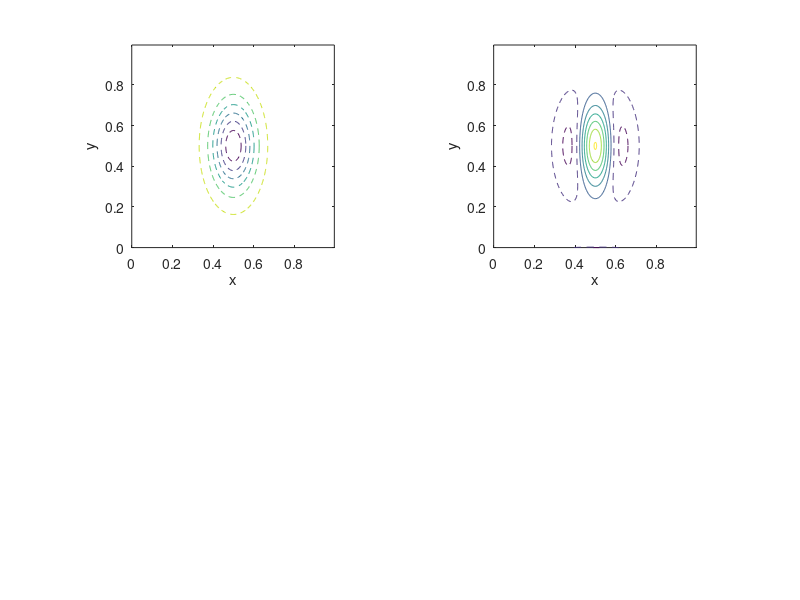

Write MATLAB code to recreate this figure. (Note: this script raises an error after producing the figure.)
% Pseudospectral Fourier code for inviscid incompressible 2D vorticity eqn
% in a doubly periodic domain 0 < x,y < 1, starting at t = 0 with an 
% elliptical vortex. RK4 time-differencing is used. An option to use 4th order
% hyperviscosity is included.
%  http://www.amath.washington.edu/courses/571-winter-2006/matlab.html
%--------------------------------------------------------------------------
  % User-specified parameters
  N = 256;  % Number of Fourier modes in each direction
  dtoverdx = 0.25;  % Timestep specifier. For stability, maintain spectral CFL:
                    % Umax*dt/dx < 0.63 where Umax = max flow velocity.
  tp = 1/2; % Time between contour plots of zeta and psi
  tf = 1/2; % Final integration time
  L = 1; % Domain width in each direction
  damp4 = 2; % Damping coefficient for 4th order hyperviscosity
             %  nu4*del^4*zeta, where nu4 = damp4*dt/kmax^4
	     %  kmax^2 = (pi/dx)^2 + (pi/dy)^2 = max(kx^2+ky^2)
	     %  over wavenumbers resolvable on grid. Keep damp <
             %  2.82 to keep RK4 timestepping stable.
	     

  % Define grid and wavenumbers
  dx = L/N;
  dy = L/N;
  x = (0:(N-1))*dx;
  y = (0:(N-1))*dy;
  [X Y] = meshgrid(x,y);
  k = (2*pi/L)*[0:(N/2-1) (-N/2):-1]; % Wavenumber vector in either x or y
  [KX KY]  = meshgrid(k,k); % Matrix of (x,y) wavenumbers corresponding
                            % to Fourier modes

  dt = dtoverdx*dx;
  kmax4 = ((pi/dx)^2+(pi/dy)^2)^2;
  nu4 = damp4/(kmax4*dt);
			    
  % Specify IC for psi, and calculate corresponding vorticity zeta

  sigma = 0.15;
  psi = -0.25*exp(-(4*(X-0.5).^2 + (Y-0.5).^2)/(2*sigma^2));
  psihat = fft2(psi);
  zeta = real(ifft2(-(KX.^2 + KY.^2).*psihat));

  % Plot IC

  figure(1)

  subplot(2,2,1)
  contour(x,y,psi,-0.26:0.04:-0.02,'--')
  hold on
  contour(x,y,psi, 0.02:0.04:0.26)
  hold off
  xlabel('x')
  ylabel('y')
  axis square

  subplot(2,2,2)
  contour(x,y,zeta, 5:10:95)
  hold on
  contour(x,y,zeta,-95:10:-5,'--')
  hold off
  xlabel('x')
  ylabel('y')
  axis square
  
  % Time march

  np = round(tf/tp); % Number of times to plot
  nt = round(tp/dt); % Number of timesteps between plots

  np*nt

  for ip = 1:np
    for it = 1:nt

      % March forward dzeta/dt = Szeta using RK4
      % Szeta(zeta) = -psi_y*zeta_x + psi_x*zeta_y - nu4*del^4 psi
      %  is found pseudospectrally in a separate Matlab function.

      d1 = dt*Szeta(zeta,k,nu4); 
      d2 = dt*Szeta(zeta + 0.5*d1,k,nu4);
      d3 = dt*Szeta(zeta + 0.5*d2,k,nu4);
      d4 = dt*Szeta(zeta + d3,k,nu4);
      zeta = zeta + (d1 + 2*d2 + 2*d3 + d4)/6; % zeta marched forward dt
    end
    figure(ip+1)
    subplot(2,2,1)

    % Back out and plot psi

    zetahat = fft2(zeta);
    del2 = -(KX.^2 + KY.^2);
    del2(1,1) = 1;  % Set to nonzero to avoid division by zero when inverting
                  % Laplacian to get psi
    psihat = zetahat./del2;
    psi = real(ifft2(psihat));
    contour(x,y,psi,-0.26:0.04:-0.02,'--')
    hold on
    contour(x,y,psi, 0.02:0.04:0.26)
    hold off
    xlabel('x')
    ylabel('y')
    axis square

    % Plot zeta

    subplot(2,2,2)
    contour(x,y,zeta, 5:10:95)
    hold on
    contour(x,y,zeta, -95:10:-5,'--')
    hold off
    xlabel('x')
    ylabel('y')
    axis square
  end
